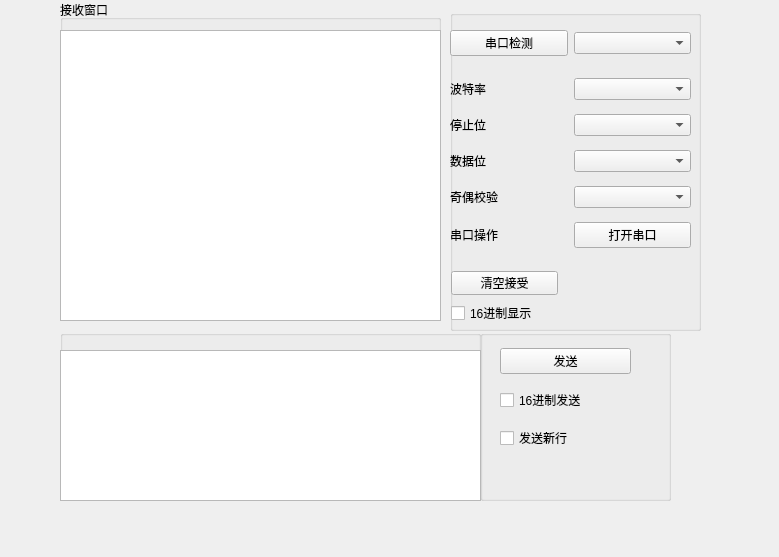
<?xml version="1.0" encoding="UTF-8"?>
<ui version="4.0">
 <class>subWidget</class>
 <widget class="QWidget" name="subWidget">
  <property name="geometry">
   <rect>
    <x>0</x>
    <y>0</y>
    <width>779</width>
    <height>557</height>
   </rect>
  </property>
  <property name="windowTitle">
   <string>subWidget</string>
  </property>
  <widget class="QGroupBox" name="groupBox">
   <property name="geometry">
    <rect>
     <x>60</x>
     <y>0</y>
     <width>381</width>
     <height>321</height>
    </rect>
   </property>
   <property name="title">
    <string>接收窗口</string>
   </property>
   <widget class="QTextEdit" name="recieveEdit">
    <property name="geometry">
     <rect>
      <x>0</x>
      <y>30</y>
      <width>381</width>
      <height>291</height>
     </rect>
    </property>
   </widget>
  </widget>
  <widget class="QGroupBox" name="groupBox_2">
   <property name="geometry">
    <rect>
     <x>60</x>
     <y>330</y>
     <width>421</width>
     <height>171</height>
    </rect>
   </property>
   <property name="title">
    <string/>
   </property>
   <widget class="QTextEdit" name="sendEdit">
    <property name="geometry">
     <rect>
      <x>0</x>
      <y>20</y>
      <width>421</width>
      <height>151</height>
     </rect>
    </property>
   </widget>
  </widget>
  <widget class="QGroupBox" name="groupBox_3">
   <property name="geometry">
    <rect>
     <x>450</x>
     <y>10</y>
     <width>251</width>
     <height>321</height>
    </rect>
   </property>
   <property name="title">
    <string/>
   </property>
   <widget class="QWidget" name="layoutWidget">
    <property name="geometry">
     <rect>
      <x>0</x>
      <y>60</y>
      <width>241</width>
      <height>191</height>
     </rect>
    </property>
    <layout class="QGridLayout" name="gridLayout">
     <item row="3" column="0">
      <widget class="QLabel" name="label_4">
       <property name="text">
        <string>奇偶校验</string>
       </property>
      </widget>
     </item>
     <item row="0" column="1">
      <widget class="QComboBox" name="bandRateBox"/>
     </item>
     <item row="3" column="1">
      <widget class="QComboBox" name="checkoutBox"/>
     </item>
     <item row="5" column="0">
      <widget class="QLabel" name="label_5">
       <property name="text">
        <string>串口操作</string>
       </property>
      </widget>
     </item>
     <item row="1" column="0">
      <widget class="QLabel" name="label_2">
       <property name="text">
        <string>停止位</string>
       </property>
      </widget>
     </item>
     <item row="1" column="1">
      <widget class="QComboBox" name="stopBitBox"/>
     </item>
     <item row="0" column="0">
      <widget class="QLabel" name="label">
       <property name="text">
        <string>波特率</string>
       </property>
      </widget>
     </item>
     <item row="2" column="0">
      <widget class="QLabel" name="label_3">
       <property name="text">
        <string>数据位</string>
       </property>
      </widget>
     </item>
     <item row="2" column="1">
      <widget class="QComboBox" name="dataBitBox"/>
     </item>
     <item row="5" column="1">
      <widget class="QPushButton" name="open_Button">
       <property name="text">
        <string>打开串口</string>
       </property>
      </widget>
     </item>
    </layout>
   </widget>
   <widget class="QWidget" name="layoutWidget">
    <property name="geometry">
     <rect>
      <x>0</x>
      <y>20</y>
      <width>241</width>
      <height>26</height>
     </rect>
    </property>
    <layout class="QHBoxLayout" name="horizontalLayout_2">
     <item>
      <widget class="QPushButton" name="search_Button">
       <property name="text">
        <string>串口检测</string>
       </property>
      </widget>
     </item>
     <item>
      <widget class="QComboBox" name="comBox"/>
     </item>
    </layout>
   </widget>
   <widget class="QWidget" name="layoutWidget">
    <property name="geometry">
     <rect>
      <x>1</x>
      <y>261</y>
      <width>107</width>
      <height>54</height>
     </rect>
    </property>
    <layout class="QVBoxLayout" name="verticalLayout">
     <item>
      <widget class="QPushButton" name="clear_r_Button">
       <property name="text">
        <string>清空接受</string>
       </property>
      </widget>
     </item>
     <item>
      <widget class="QCheckBox" name="show16Box">
       <property name="text">
        <string>16进制显示</string>
       </property>
      </widget>
     </item>
    </layout>
   </widget>
  </widget>
  <widget class="QGroupBox" name="groupBox_4">
   <property name="geometry">
    <rect>
     <x>480</x>
     <y>330</y>
     <width>191</width>
     <height>171</height>
    </rect>
   </property>
   <property name="title">
    <string/>
   </property>
   <widget class="QWidget" name="layoutWidget">
    <property name="geometry">
     <rect>
      <x>20</x>
      <y>10</y>
      <width>131</width>
      <height>121</height>
     </rect>
    </property>
    <layout class="QVBoxLayout" name="verticalLayout_2">
     <item>
      <widget class="QPushButton" name="send_Button">
       <property name="text">
        <string>发送</string>
       </property>
      </widget>
     </item>
     <item>
      <widget class="QCheckBox" name="send16Box">
       <property name="text">
        <string>16进制发送</string>
       </property>
      </widget>
     </item>
     <item>
      <widget class="QCheckBox" name="newlineBox">
       <property name="text">
        <string>发送新行</string>
       </property>
      </widget>
     </item>
    </layout>
   </widget>
  </widget>
  <widget class="QWidget" name="layoutWidget">
   <property name="geometry">
    <rect>
     <x>0</x>
     <y>0</y>
     <width>2</width>
     <height>2</height>
    </rect>
   </property>
   <layout class="QHBoxLayout" name="horizontalLayout"/>
  </widget>
 </widget>
 <resources/>
 <connections>
  <connection>
   <sender>send_Button</sender>
   <signal>clicked()</signal>
   <receiver>subWidget</receiver>
   <slot>on_clear_r_Button_clicked()</slot>
   <hints>
    <hint type="sourcelabel">
     <x>531</x>
     <y>370</y>
    </hint>
    <hint type="destinationlabel">
     <x>799</x>
     <y>516</y>
    </hint>
   </hints>
  </connection>
  <connection>
   <sender>search_Button</sender>
   <signal>clicked()</signal>
   <receiver>subWidget</receiver>
   <slot>on_search_Button_clicked()</slot>
   <hints>
    <hint type="sourcelabel">
     <x>535</x>
     <y>40</y>
    </hint>
    <hint type="destinationlabel">
     <x>782</x>
     <y>199</y>
    </hint>
   </hints>
  </connection>
 </connections>
 <slots>
  <signal>signal1()</signal>
  <slot>on_search_Button_clicked()</slot>
  <slot>on_open_Button_clicked()</slot>
  <slot>on_send_Button_clicked()</slot>
  <slot>on_clear_r_Button_clicked()</slot>
 </slots>
</ui>
